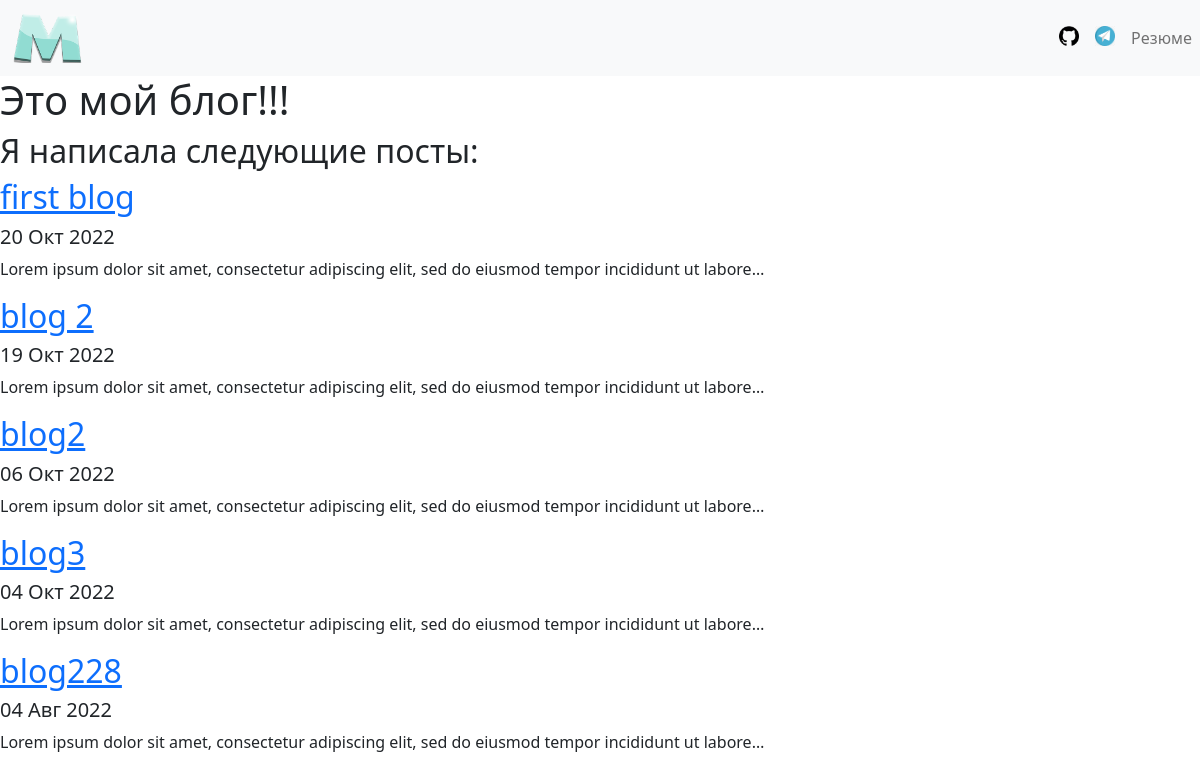
Screenshot of /blog/ with the database file from the repository.
### blog/models.py (models this page shows, shortened)
class Blog(models.Model):
    title = models.CharField(max_length=200)
    description = models.TextField()
    date = models.DateField()

### blog/views.py (the view)
# urls.py: path('', views.all_blogs, name='all_blogs'),
def all_blogs(request):
    blogs = Blog.objects.order_by('-date')
    return render(request, 'blog/all_blogs.html', {'blogs': blogs})

### blog/templates/blog/all_blogs.html
{% extends 'portfolio/base.html' %}
{% block content %}
   <div>
      <h1>Это мой блог!!!</h1>
      <h2>Я написала следующие посты:</h2>
      {% for item in blogs %}
         <a href="{% url 'blog:detail' item.id %}"><h2>{{ item.title }}</h2></a>
         <h5>{{ item.date|date:'d M Y'}}</h5>
         <p>{{ item.description | truncatechars:100 }}</p>
      {% endfor %}
   </div>
{% endblock %}

### rows the page displays
Blog: title "first blog", date "20 Окт 2022", description "Lorem ipsum dolor sit amet, consectetur adipiscing elit, sed do eiusmod tempor incididunt ut labore…"
Blog: title "blog 2", date "19 Окт 2022", description "Lorem ipsum dolor sit amet, consectetur adipiscing elit, sed do eiusmod tempor incididunt ut labore…"
Blog: title "blog2", date "06 Окт 2022", description "Lorem ipsum dolor sit amet, consectetur adipiscing elit, sed do eiusmod tempor incididunt ut labore…"
Blog: title "blog3", date "04 Окт 2022", description "Lorem ipsum dolor sit amet, consectetur adipiscing elit, sed do eiusmod tempor incididunt ut labore…"
Blog: title "blog228", date "04 Авг 2022", description "Lorem ipsum dolor sit amet, consectetur adipiscing elit, sed do eiusmod tempor incididunt ut labore…"
